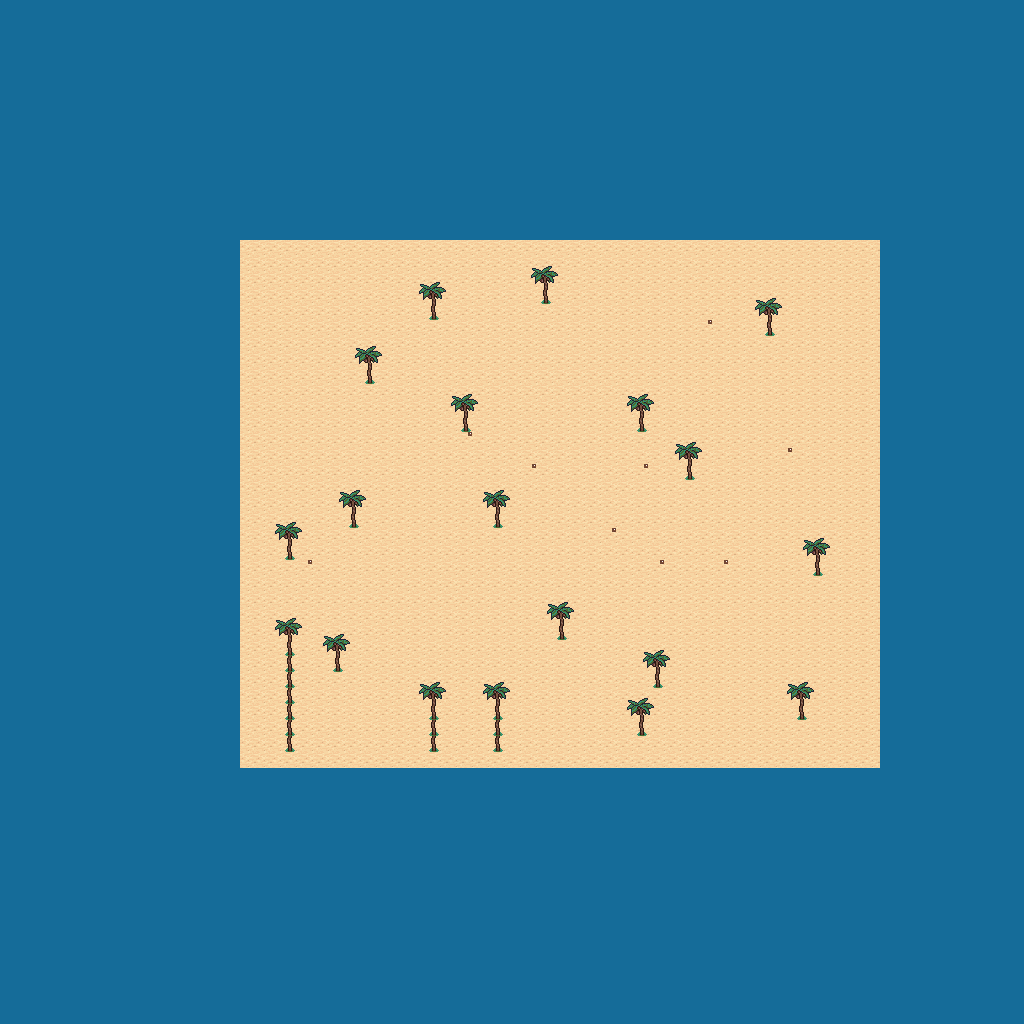

This is a level from a 2D game, rendered from its Tiled map with the project's own tilesets. A one-line summary and the map file follow, with tile-layer data summarised:
An orthogonal 64x64 tile map with 16x16 px tiles, 3 tile layers (água, areia, Camada de Blocos 3), 5 tilesets and 4 objects (4x wall).

<map version="1.10" tiledversion="1.12.1" orientation="orthogonal" renderorder="right-down" width="64" height="64" tilewidth="16" tileheight="16" infinite="0" nextlayerid="5" nextobjectid="5">
 <tileset firstgid="1" source="imagens/TilesCasa.tsx" />
 <tileset firstgid="257" source="imagens/tileset_water.tsx" />
 <tileset firstgid="1172" source="imagens/ilha.tsx" />
 <tileset firstgid="11540" source="imagens/Palmeira.tsx" />
 <tileset firstgid="11548" source="imagens/Coco.tsx" />
 <layer id="1" name="água" width="64" height="64">
  <data>[4096 cells, 4096 non-empty, 322 distinct tile ids]</data>
 </layer>
 <layer id="2" name="areia" width="64" height="64">
  <data>[4096 cells, 1326 non-empty, 3 distinct tile ids]</data>
 </layer>
 <layer id="4" name="Camada de Blocos 3" width="64" height="64">
  <data>[4096 cells, 143 non-empty, 7 distinct tile ids]</data>
 </layer>
 <objectgroup id="3" name="colisoes">
  <object id="1" name="wall" x="1" y="1" width="1022" height="238" />
  <object id="2" name="wall" x="0" y="236" width="238" height="788" />
  <object id="3" name="wall" x="238" y="767" width="785" height="255" />
  <object id="4" name="wall" x="882" y="236" width="142" height="531" />
 </objectgroup>
</map>
